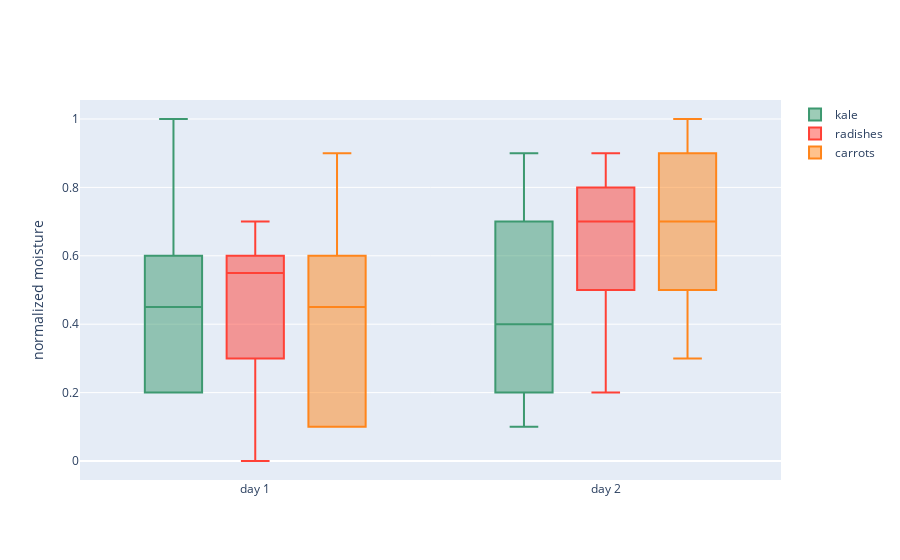

Notebook code for this chart:
### Markdown cell above
## Start adaptation for our usecase

### Code cell
import itertools
import plotly.graph_objects as go

x = ['day 1', 'day 1', 'day 1', 'day 1', 'day 1', 'day 1',
     'day 2', 'day 2', 'day 2', 'day 2', 'day 2', 'day 2']

def create_x_names(data, column_name):
    '''run this function per trace!'''
    x=list(itertools.repeat(column_name, len(data)))
    return x

fig = go.Figure()

fig.add_trace(go.Box(
    y=[0.2, 0.2, 0.6, 1.0, 0.5, 0.4, 0.2, 0.7, 0.9, 0.1, 0.5, 0.3],
    x=x,
    name='kale',
    marker_color='#3D9970'
))
fig.add_trace(go.Box(
    y=[0.6, 0.7, 0.3, 0.6, 0.0, 0.5, 0.7, 0.9, 0.5, 0.8, 0.7, 0.2],
    x=x,
    name='radishes',
    marker_color='#FF4136'
))
fig.add_trace(go.Box(
    y=[0.1, 0.3, 0.1, 0.9, 0.6, 0.6, 0.9, 1.0, 0.3, 0.6, 0.8, 0.5],
    x=x,
    name='carrots',
    marker_color='#FF851B'
))

fig.update_layout(
    yaxis_title='normalized moisture',
    boxmode='group' # group together boxes of the different traces for each value of x
)
fig.show()

### Figure 1 — Plotly figure (JSON) as saved in the notebook; plotly's stock layout.template omitted (floating-point values rounded to 4 significant figures)
{"data": [{"marker": {"color": "#3D9970"}, "name": "kale", "type": "box", "x": ["day 1", "day 1", "day 1", "day 1", "day 1", "day 1", "day 2", "day 2", "day 2", "day 2", "day 2", "day 2"], "y": [0.2, 0.2, 0.6, 1, 0.5, 0.4, 0.2, 0.7, 0.9, 0.1, 0.5, 0.3]}, {"marker": {"color": "#FF4136"}, "name": "radishes", "type": "box", "x": ["day 1", "day 1", "day 1", "day 1", "day 1", "day 1", "day 2", "day 2", "day 2", "day 2", "day 2", "day 2"], "y": [0.6, 0.7, 0.3, 0.6, 0, 0.5, 0.7, 0.9, 0.5, 0.8, 0.7, 0.2]}, {"marker": {"color": "#FF851B"}, "name": "carrots", "type": "box", "x": ["day 1", "day 1", "day 1", "day 1", "day 1", "day 1", "day 2", "day 2", "day 2", "day 2", "day 2", "day 2"], "y": [0.1, 0.3, 0.1, 0.9, 0.6, 0.6, 0.9, 1, 0.3, 0.6, 0.8, 0.5]}], "layout": {"boxmode": "group", "yaxis": {"title": {"text": "normalized moisture"}}}}
